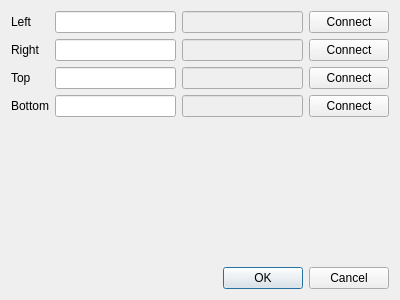
<?xml version="1.0" encoding="UTF-8"?>
<ui version="4.0">
 <class>NetworkUi</class>
 <widget class="QDialog" name="NetworkUi">
  <property name="geometry">
   <rect>
    <x>0</x>
    <y>0</y>
    <width>400</width>
    <height>300</height>
   </rect>
  </property>
  <property name="windowTitle">
   <string>Network Status</string>
  </property>
  <layout class="QVBoxLayout" name="verticalLayout">
   <item>
    <layout class="QGridLayout" name="gridLayout">
     <item row="0" column="1">
      <widget class="QLineEdit" name="addressEdit"/>
     </item>
     <item row="0" column="3">
      <widget class="QPushButton" name="connectButton">
       <property name="text">
        <string>Connect</string>
       </property>
      </widget>
     </item>
     <item row="2" column="3">
      <widget class="QPushButton" name="connectButton_3">
       <property name="text">
        <string>Connect</string>
       </property>
      </widget>
     </item>
     <item row="2" column="2">
      <widget class="QLineEdit" name="status_3">
       <property name="enabled">
        <bool>false</bool>
       </property>
      </widget>
     </item>
     <item row="1" column="3">
      <widget class="QPushButton" name="connectButton_2">
       <property name="text">
        <string>Connect</string>
       </property>
      </widget>
     </item>
     <item row="1" column="1">
      <widget class="QLineEdit" name="addressEdit_2"/>
     </item>
     <item row="3" column="2">
      <widget class="QLineEdit" name="status_4">
       <property name="enabled">
        <bool>false</bool>
       </property>
      </widget>
     </item>
     <item row="1" column="2">
      <widget class="QLineEdit" name="status_2">
       <property name="enabled">
        <bool>false</bool>
       </property>
      </widget>
     </item>
     <item row="3" column="3">
      <widget class="QPushButton" name="connectButton_4">
       <property name="text">
        <string>Connect</string>
       </property>
      </widget>
     </item>
     <item row="0" column="2">
      <widget class="QLineEdit" name="status">
       <property name="enabled">
        <bool>false</bool>
       </property>
      </widget>
     </item>
     <item row="2" column="1">
      <widget class="QLineEdit" name="addressEdit_3"/>
     </item>
     <item row="3" column="1">
      <widget class="QLineEdit" name="addressEdit_4"/>
     </item>
     <item row="0" column="0">
      <widget class="QLabel" name="label">
       <property name="text">
        <string>Left</string>
       </property>
      </widget>
     </item>
     <item row="1" column="0">
      <widget class="QLabel" name="label_2">
       <property name="text">
        <string>Right</string>
       </property>
      </widget>
     </item>
     <item row="2" column="0">
      <widget class="QLabel" name="label_3">
       <property name="text">
        <string>Top</string>
       </property>
      </widget>
     </item>
     <item row="3" column="0">
      <widget class="QLabel" name="label_4">
       <property name="text">
        <string>Bottom</string>
       </property>
      </widget>
     </item>
    </layout>
   </item>
   <item>
    <spacer name="verticalSpacer">
     <property name="orientation">
      <enum>Qt::Vertical</enum>
     </property>
     <property name="sizeHint" stdset="0">
      <size>
       <width>20</width>
       <height>40</height>
      </size>
     </property>
    </spacer>
   </item>
   <item>
    <widget class="QDialogButtonBox" name="buttonBox">
     <property name="orientation">
      <enum>Qt::Horizontal</enum>
     </property>
     <property name="standardButtons">
      <set>QDialogButtonBox::Cancel|QDialogButtonBox::Ok</set>
     </property>
    </widget>
   </item>
  </layout>
 </widget>
 <resources/>
 <connections>
  <connection>
   <sender>buttonBox</sender>
   <signal>accepted()</signal>
   <receiver>NetworkUi</receiver>
   <slot>accept()</slot>
   <hints>
    <hint type="sourcelabel">
     <x>248</x>
     <y>254</y>
    </hint>
    <hint type="destinationlabel">
     <x>157</x>
     <y>274</y>
    </hint>
   </hints>
  </connection>
  <connection>
   <sender>buttonBox</sender>
   <signal>rejected()</signal>
   <receiver>NetworkUi</receiver>
   <slot>reject()</slot>
   <hints>
    <hint type="sourcelabel">
     <x>316</x>
     <y>260</y>
    </hint>
    <hint type="destinationlabel">
     <x>286</x>
     <y>274</y>
    </hint>
   </hints>
  </connection>
 </connections>
</ui>
